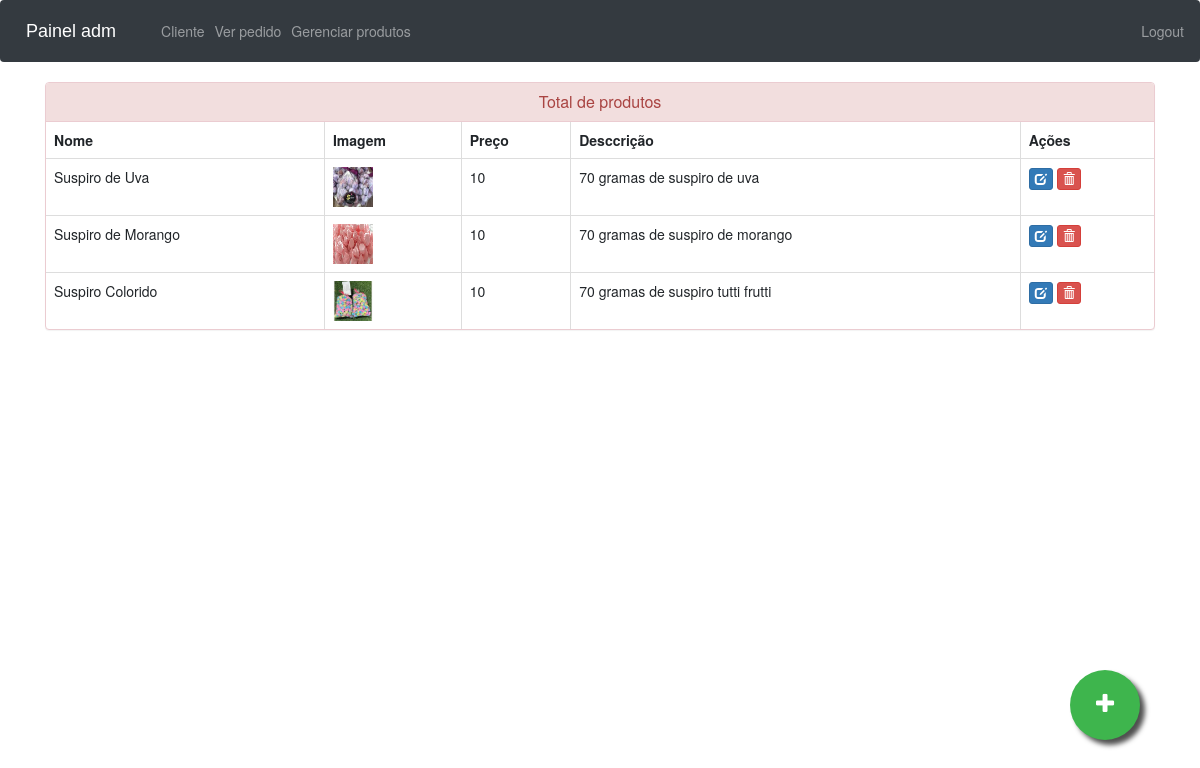
The page /admin-products (signed in) on the database its author committed.
### ecom/models.py (models this page shows, shortened)
class Product(models.Model):
    name=models.CharField(max_length=40)
    product_image= models.ImageField(upload_to='product_image/',null=True,blank=True)
    price = models.PositiveIntegerField()
    description=models.CharField(max_length=40)

### ecom/views.py (the view)
# urls.py: path('admin-products', views.admin_products_view,name='admin-products'),
@login_required(login_url='adminlogin')
def admin_products_view(request):
    products=models.Product.objects.all()
    return render(request,'ecom/admin_products.html',{'products':products})

### templates/ecom/admin_products.html (shortened to what this page needs)
{% extends 'ecom/admin_base.html' %}
{% load static %}
{% block content %}
<head>
  <link href="//netdna.bootstrapcdn.com/bootstrap/3.0.0/css/bootstrap.min.css" rel="stylesheet" id="bootstrap-css">
</head>
<div class="container">
  <div class="panel panel-danger">
    <div class="panel-heading">
      <h6 class="panel-title">Total de produtos</h6>
    </div>
    <table class="table table-hover table-bordered" id="dev-table">
      <thead>
        <tr>
          <th>Nome</th>
          <th>Imagem</th>
          <th>Preço</th>
          <th>Desccrição</th>
          <th>Ações</th>
        </tr>
      </thead>
      {% for p in products %}
  {% if p %}
      <tr>
        <td> {{p.name}}</td>
        <td> <img src="{% static p.product_image.url %}" alt="Profile Pic" height="40px" width="40px" /></td>
        <td>{{p.price}}</td>
        <td>{{p.description}}</td>
        <td><a class="btn btn-primary btn-xs" href="{% url 'update-product' p.id  %}"><span class="glyphicon glyphicon-edit"></span></a>
          <a class="btn btn-danger btn-xs" href="{% url 'delete-product' p.id  %}"><span class="glyphicon glyphicon-trash"></span></a></td>
      </tr>
      {%else%}
      <br><br><br>
      <h1>No Products!!</h1>
      {% endif %}
      {% endfor %}
    </table>
  </div>
</div>
<a href="/admin-add-product" class="float">
<i class="fa fa-plus my-float"></i>
</a>
{% endblock content %}

### templates/ecom/admin_base.html (style rules this page uses)
.fa { font-size: 23px; width: 60px; text-align: center; text-decoration: none; margin: 5px 2px; border-radius: 50%; }

### templates/ecom/admin_products.html (style rules this page uses)
a:link { text-decoration: none; }
h6 { text-align: center; }
.float { position:fixed; width:70px; height:70px; bottom:60px; right:60px; background-color:#3eb54d; color:#FFF; border-radius:50px; text-align:center; box-shadow: 5px 5px 5px #505050; }
.my-float { margin-top:22px; }

### rows shown on the page
Product: name "Suspiro de Uva", product_image (picture), price "10", description "70 gramas de suspiro de uva"
Product: name "Suspiro de Morango", product_image (picture), price "10", description "70 gramas de suspiro de morango"
Product: name "Suspiro Colorido", product_image (picture), price "10", description "70 gramas de suspiro tutti frutti"
